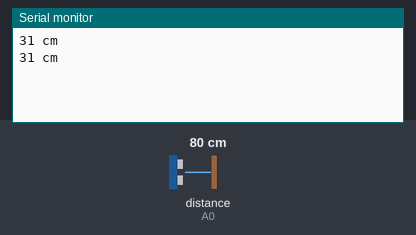
The sketch below on a simulated Arduino Uno, built with avr-gcc and run on an emulated ATmega328P. On the bench: the last lines printed to the serial monitor. The inputs (shaded band) are chosen by the test bench; at power-on: distance to the obstacle (sensor on A0) 80 cm.

Above: at 1.8 s.
1.9 s: distance to the obstacle (sensor on A0) set to 2 cm
At 2.5 s:
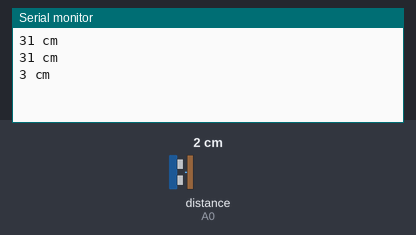
3.4 s: distance to the obstacle (sensor on A0) set to 4 cm
At 4.9 s:
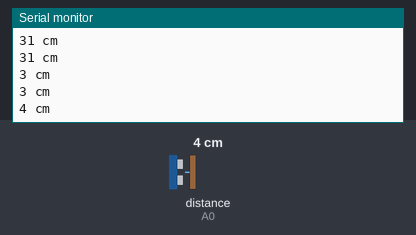
Timing chart, 0 to 6.4 s (numbered marks = the images above; inputs shaded):
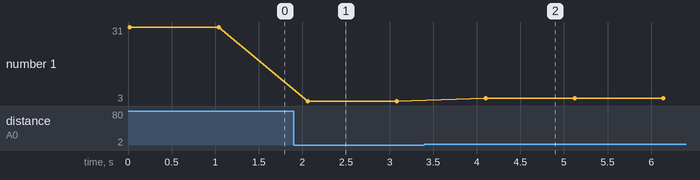

Measured:
- after the input at 1.9 s, the serial monitor: prints a new line after 0.16 s (image 1)
- after the input at 3.4 s, the serial monitor: prints a new line after 0.70 s (image 2)
- plotted number 1: 31 → 3 after the input at 1.9 s, 3 → 4 after the input at 3.4 s

The sketch:

AnalogueIR.ino
```cpp
/*
 * getDistance
 *
 * Example of using SharpIR library to calculate the distance beetween the sensor and an obstacle
 *
 * Created by Giuseppe Masino, 15 June 2016
 *
 * -----------------------------------------------------------------------------------
 *
 * Things that you need:
 * - Arduino
 * - A Sharp IR Sensor
 *
 *
 * The circuit:
 * - Arduino 5V -> Sensor's pin 1 (Vcc)
 * - Arduino GND -> Sensor's pin 2 (GND)
 * - Arduino pin A0 -> Sensor's pin 3 (Output)
 *
 *
 * See the Sharp sensor datasheet for the pin reference, the pin configuration is the same for all models.
 * There is the datasheet for the model GP2Y0A41SK0F:
 *
 * http://www.robotstore.it/open2b/var/product-files/78.pdf
 *
 */

//import the library in the sketch
#include <SharpIR.h>

//Create a new instance of the library
//Call the sensor "sensor"
//The model of the sensor is "GP2YA41SK0F"
//The sensor output pin is attached to the pin A0
SharpIR sensor( SharpIR::GP2Y0A41SK0F, A0 );

void setup()
{
  Serial.begin( 9600 ); //Enable the serial comunication
}

void loop()
{
  int distance = sensor.getDistance(); //Calculate the distance in centimeters and store the value in a variable

  Serial.print( distance); //Print the value to the serial monitor
  Serial.println(" cm");
  delay(1000);
}
```
